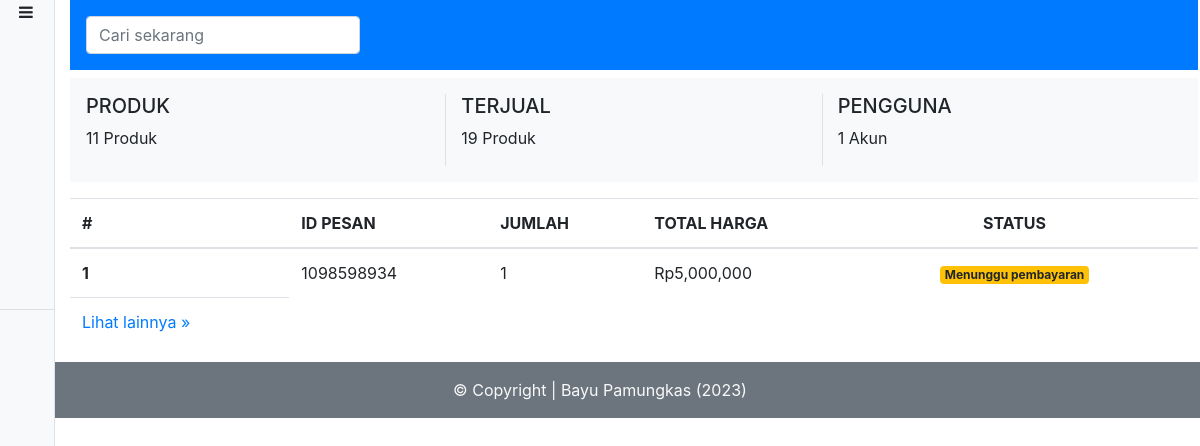
Before: /produsen/index.php with the older database file.
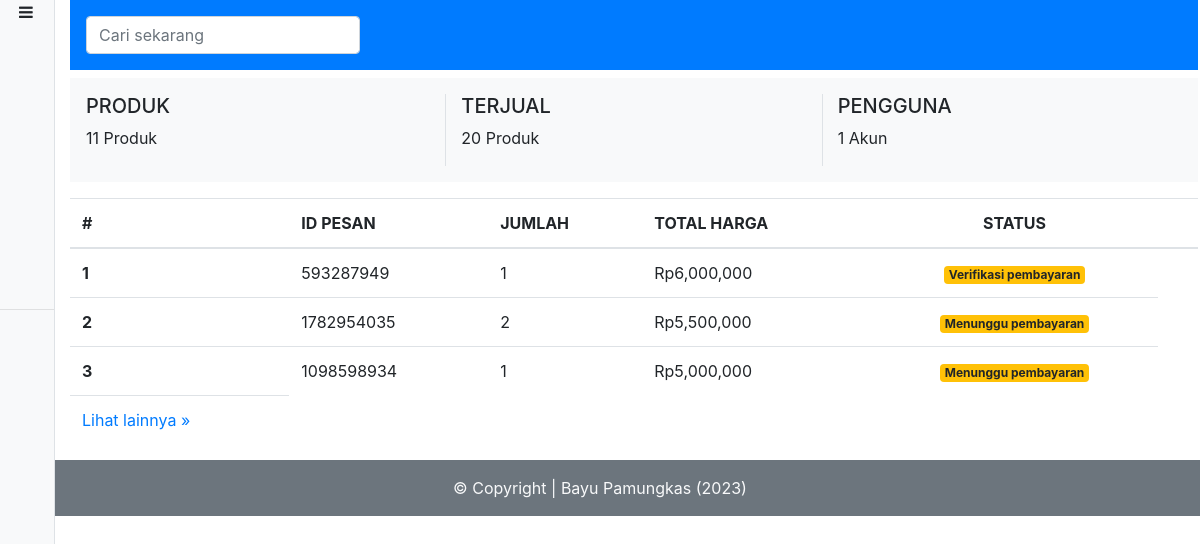
After: the same page with the newer database file.
### tables this page shows
CREATE TABLE `transaksi` (
  `id` int(11) NOT NULL,
  `id_pesan` int(11) NOT NULL,
  `id_user` int(11) NOT NULL,
  `pengirim` varchar(50) NOT NULL,
  `penerima` varchar(50) NOT NULL,
  `alamat` varchar(150) NOT NULL,
  `telepon` int(15) NOT NULL,
  `email` varchar(50) NOT NULL,
  `kuantiti_total` int(11) NOT NULL,
  `total_akhir` int(20) NOT NULL,
  `pembayaran` int(11) NOT NULL,
  `id_status` int(11) NOT NULL,
  `pesan_at` datetime NOT NULL,
  `kirim_at` datetime NOT NULL,
  `terima_at` datetime NOT NULL
);

### function/admin.php (called while the page is built, shortened)
<?php
require 'koneksi.php';
function home()
{
    global $konek;
    $barang = mysqli_query($konek, "SELECT * FROM produk");
    $jual = mysqli_query($konek, "SELECT SUM(jual) as jual FROM penjualan");
    $akun = mysqli_query($konek, "SELECT * FROM users WHERE role='2'");
    $trans = mysqli_query($konek, "SELECT * FROM transaksi JOIN status ON status.id_status=transaksi.id_status WHERE transaksi.id_status < 2 ORDER BY id DESC LIMIT 7 ");
    $tran = [];
    while ($tr = mysqli_fetch_object($trans)) {
        $tran[] = $tr;
    }
    $data = [
        'judul'     => 'Beranda',
        'produk'    => mysqli_fetch_object($barang),
        'jmlPd'     => mysqli_num_rows($barang),
        'akun'     => mysqli_num_rows($akun),
        'jual'     => mysqli_fetch_object($jual),
        'trans'     => $tran,
    ];
    return $data;
}

### produsen/index.php (the view, shortened to what this page needs)
<?php
require '../function/admin.php';
$jmlPd = home()['jmlPd'];
$transaksi = home()['trans'];
require 'template_produsen/header.php';
?>
<div class="heading text-center bg-light mt-2 p-3 ">
    <div class="row text-left ">
        <div class="col-4 border-right">
            <h5>PRODUK</h5>
            <p> <?= $jmlPd ?> Produk</p>
        </div>
        <div class="col-4">
            <h5>TERJUAL</h5>
            <p><?= home()['jual']->jual ?> Produk</p>
        </div>
        <div class="col-4 border-left">
            <h5>PENGGUNA</h5>
            <p><?= home()['akun'] ?> Akun</p>
        </div>
    </div>
</div>
<table class="transaksi table mt-3">
    <thead>
        <tr>
            <th scope="col">#</th>
            <th scope="col">ID PESAN</th>
            <th scope="col">JUMLAH</th>
            <th scope="col">TOTAL HARGA</th>
            <th scope="col" class="text-center">STATUS</th>
            <th scope="col"></th>
        </tr>
    </thead>
    <tbody>
        <?php foreach ($transaksi as $key => $value) : ?>
        <tr>
            <th scope="row"><?= $key + 1 ?></th>
            <td><?= $value->id_pesan ?></td>
            <td><?= $value->kuantiti_total ?></td>
            <td>Rp<?= number_format($value->total_akhir, 0) ?></td>
            <td class="text-center">
                <?php if ($value->id_status == 0 && $value->pembayaran == 0) : ?>
                <span class=" badge badge-warning">Menunggu pembayaran</span>
                <?php elseif ($value->id_status == 0 && $value->pembayaran == 1) : ?>
                <span class=" badge badge-warning">Verifikasi pembayaran</span>
                <?php elseif ($value->id_status == 2) : ?>
                <span class=" badge badge-primary"><?= $value->keterangan ?></span>
                <?php endif; ?>
            </td>
        </tr>
        <?php endforeach; ?>
    </tbody>
    <tfoot>
        <tr>
            <td>
                <a class="text-decoration-none" href="<?= url ?>admin/transaksi.php"> Lihat lainnya &raquo;</a>
            </td>
        </tr>
    </tfoot>
</table>
<?php require 'template_produsen/footer.php' ?>

Changed rows visible on the page:
added transaksi: id_pesan "593287949", kuantiti_total "1", total_akhir "6,000,000", pembayaran "Verifikasi pembayaran"
added transaksi: id_pesan "1782954035", kuantiti_total "2", total_akhir "5,500,000", pembayaran "Menunggu pembayaran"
Other visible differences:
home()['jual']->jual: "19" → "20"
